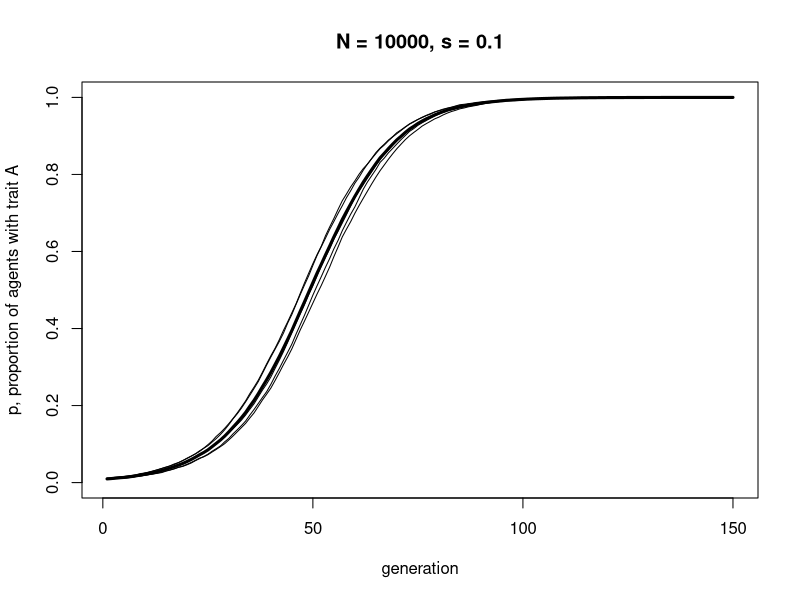
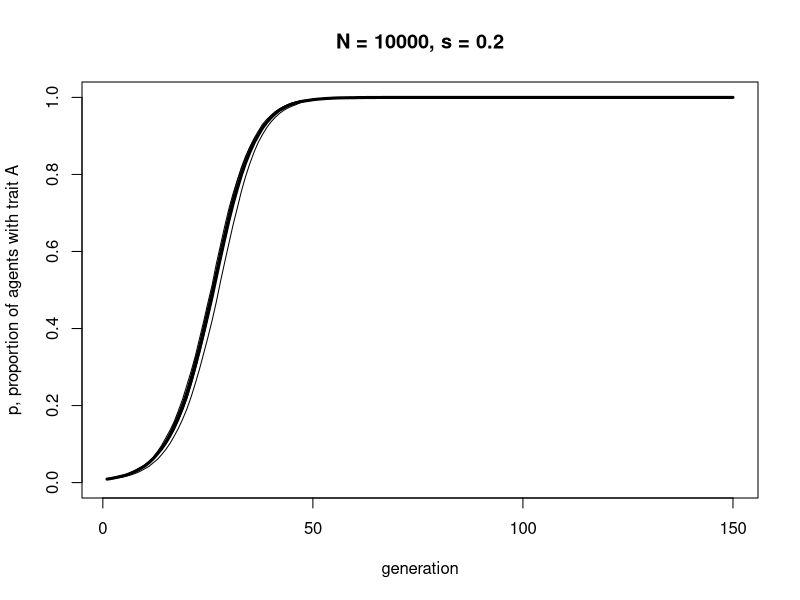
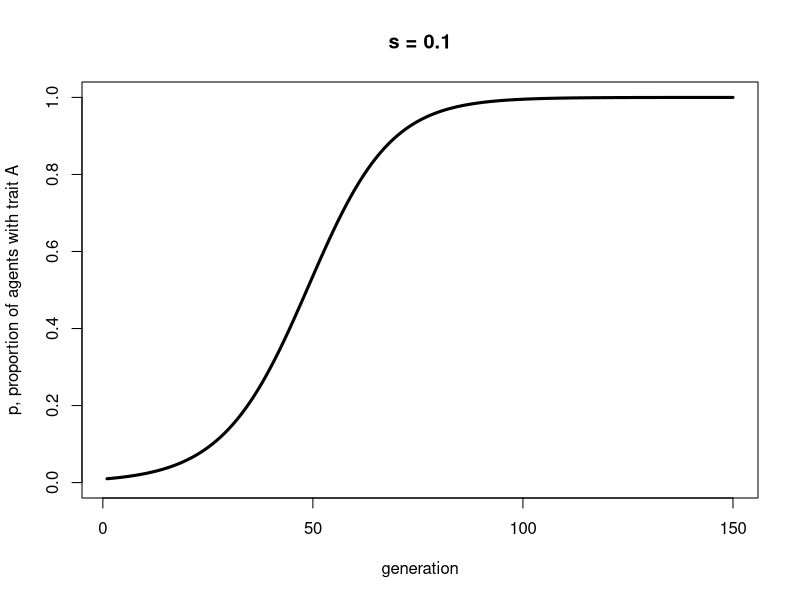

Write R code to recreate these figures, in order.
## ---- chunk 1

BiasedTransmission <- function (N, s, p_0, t_max, r_max) {
  
  output <- as.data.frame(matrix(NA, t_max, r_max))  # create a matrix with t_max rows and r_max columns, filled with NAs, then convert to data.frame
  
  names(output) <- paste("run", 1:r_max, sep="")  # purely cosmetic: rename the columns with run1, run2 etc.

  for (r in 1:r_max) {
  
    agent <- data.frame(trait = sample(c("A","B"), N, replace = TRUE, prob = c(p_0,1-p_0)), stringsAsFactors = FALSE)  # create first generation
    
    output[1,r] <- sum(agent$trait == "A") / N  # add first generation's p to first row of column r
  
    for (t in 2:t_max) {
    
      # biased transmission
      previous_agent <- agent  # copy agent to previous_agent dataframe
      
      demonstrator_trait <- sample(previous_agent$trait, N, replace = TRUE)  # for each agent, pick a random agent from the previous generation to act as demonstrator and store their trait
      
      copy <- runif(N)  # get N random numbers each between 0 and 1
      
      agent$trait[demonstrator_trait == "A" & copy < s] <- "A"  # if demonstrator has A and with probability s, copy A from demonstrator
    
      output[t,r] <- sum(agent$trait == "A") / N  # get p and put it into output slot for this generation t and run r
    
    }
  
  }

  # first plot a thick line for the mean p
  plot(rowMeans(output), type = 'l', ylab = "p, proportion of agents with trait A", xlab = "generation", ylim = c(0,1), lwd = 3, main = paste("N = ", N, ", s = ", s, sep = ""))

  for (r in 1:r_max) {  
    
    lines(output[,r], type = 'l')  # add lines for each run, up to r_max
    
  }

  output  # export data from function
}

## ---- chunk 2

data_model3 <- BiasedTransmission(N = 10000, s = 0.1, p_0 = 0.01, t_max = 150, r_max = 5)

## ---- chunk 3

data_model3 <- BiasedTransmission(N = 10000, s = 0.2, p_0 = 0.01, t_max = 150, r_max = 5)

## ---- chunk 4
p <- rep(0, 150)
p[1] <- 0.01
s <- 0.1

for (i in 2:150) {
  p[i] <- p[i-1] + p[i-1]*(1-p[i-1])*s
}

plot(p, type = 'l', ylab = "p, proportion of agents with trait A", xlab = "generation", ylim = c(0,1), lwd = 3, main = paste("s = ", s, sep = ""))
